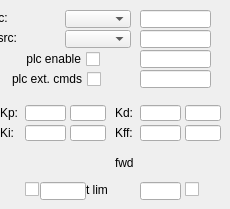
   <widget class="QWidget" name="tab_2">
    <attribute name="title">
     <string>ECMC Expert</string>
    </attribute>
    <widget class="caLineEdit" name="caLineEdit_43">
     <property name="geometry">
      <rect>
       <x>140</x>
       <y>50</y>
       <width>71</width>
       <height>18</height>
      </rect>
     </property>
     <property name="alignment">
      <set>Qt::AlignAbsolute|Qt::AlignLeading|Qt::AlignLeft|Qt::AlignVCenter</set>
     </property>
     <property name="channel" stdset="0">
      <string notr="true">$(DEV):$(Axis)-PLC-EnaCmd-RB</string>
     </property>
     <property name="foreground">
      <color>
       <red>0</red>
       <green>0</green>
       <blue>0</blue>
      </color>
     </property>
     <property name="background">
      <color>
       <red>216</red>
       <green>216</green>
       <blue>216</blue>
      </color>
     </property>
     <property name="colorMode">
      <enum>caLineEdit::Default</enum>
     </property>
     <property name="precisionMode">
      <enum>caLineEdit::Channel</enum>
     </property>
     <property name="limitsMode">
      <enum>caLineEdit::Channel</enum>
     </property>
     <property name="maxValue">
      <double>1.000000000000000</double>
     </property>
     <property name="minValue">
      <double>0.000000000000000</double>
     </property>
     <property name="fontScaleMode" stdset="0">
      <enum>caLineEdit::WidthAndHeight</enum>
     </property>
     <property name="unitsEnabled">
      <bool>true</bool>
     </property>
     <property name="formatType">
      <enum>caLineEdit::decimal</enum>
     </property>
    </widget>
    <widget class="caToggleButton" name="catogglebutton_3">
     <property name="geometry">
      <rect>
       <x>0</x>
       <y>50</y>
       <width>100</width>
       <height>18</height>
      </rect>
     </property>
     <property name="layoutDirection">
      <enum>Qt::RightToLeft</enum>
     </property>
     <property name="text">
      <string>plc enable</string>
     </property>
     <property name="channel" stdset="0">
      <string notr="true">$(DEV):$(Axis)-PLC-EnaCmd</string>
     </property>
     <property name="colorMode">
      <enum>caToggleButton::Default</enum>
     </property>
    </widget>
    <widget class="caLineEdit" name="caLineEdit_44">
     <property name="geometry">
      <rect>
       <x>140</x>
       <y>70</y>
       <width>71</width>
       <height>18</height>
      </rect>
     </property>
     <property name="alignment">
      <set>Qt::AlignAbsolute|Qt::AlignLeading|Qt::AlignLeft|Qt::AlignVCenter</set>
     </property>
     <property name="channel" stdset="0">
      <string notr="true">$(DEV):$(Axis)-CmdFrmPLCCmd-RB</string>
     </property>
     <property name="foreground">
      <color>
       <red>0</red>
       <green>0</green>
       <blue>0</blue>
      </color>
     </property>
     <property name="background">
      <color>
       <red>216</red>
       <green>216</green>
       <blue>216</blue>
      </color>
     </property>
     <property name="colorMode">
      <enum>caLineEdit::Default</enum>
     </property>
     <property name="precisionMode">
      <enum>caLineEdit::Channel</enum>
     </property>
     <property name="limitsMode">
      <enum>caLineEdit::Channel</enum>
     </property>
     <property name="maxValue">
      <double>1.000000000000000</double>
     </property>
     <property name="minValue">
      <double>0.000000000000000</double>
     </property>
     <property name="fontScaleMode" stdset="0">
      <enum>caLineEdit::WidthAndHeight</enum>
     </property>
     <property name="unitsEnabled">
      <bool>true</bool>
     </property>
     <property name="formatType">
      <enum>caLineEdit::decimal</enum>
     </property>
    </widget>
    <widget class="caToggleButton" name="catogglebutton_8">
     <property name="geometry">
      <rect>
       <x>-10</x>
       <y>70</y>
       <width>111</width>
       <height>18</height>
      </rect>
     </property>
     <property name="layoutDirection">
      <enum>Qt::RightToLeft</enum>
     </property>
     <property name="text">
      <string>plc ext. cmds</string>
     </property>
     <property name="channel" stdset="0">
      <string notr="true">$(DEV):$(Axis)-CmdFrmPLCCmd</string>
     </property>
    </widget>
    <widget class="caTextEntry" name="catextentry_14">
     <property name="geometry">
      <rect>
       <x>25</x>
       <y>105</y>
       <width>41</width>
       <height>16</height>
      </rect>
     </property>
     <property name="maximumSize">
      <size>
       <width>16777215</width>
       <height>18</height>
      </size>
     </property>
     <property name="readOnly">
      <bool>false</bool>
     </property>
     <property name="channel" stdset="0">
      <string notr="true">$(DEV):$(Axis)-Ctrl-Kp</string>
     </property>
     <property name="keepFocus">
      <bool>true</bool>
     </property>
    </widget>
    <widget class="caLineEdit" name="calineedit_38">
     <property name="geometry">
      <rect>
       <x>70</x>
       <y>105</y>
       <width>36</width>
       <height>16</height>
      </rect>
     </property>
     <property name="maximumSize">
      <size>
       <width>16777215</width>
       <height>18</height>
      </size>
     </property>
     <property name="channel" stdset="0">
      <string notr="true">$(DEV):$(Axis)-Ctrl-Kp</string>
     </property>
     <property name="background">
      <color alpha="222">
       <red>192</red>
       <green>192</green>
       <blue>192</blue>
      </color>
     </property>
     <property name="colorMode">
      <enum>caLineEdit::Static</enum>
     </property>
     <property name="precisionMode">
      <enum>caLineEdit::Channel</enum>
     </property>
     <property name="limitsMode">
      <enum>caLineEdit::User</enum>
     </property>
     <property name="unitsEnabled">
      <bool>true</bool>
     </property>
    </widget>
    <widget class="caLabel" name="calabel_44">
     <property name="geometry">
      <rect>
       <x>0</x>
       <y>105</y>
       <width>21</width>
       <height>16</height>
      </rect>
     </property>
     <property name="maximumSize">
      <size>
       <width>16777215</width>
       <height>16</height>
      </size>
     </property>
     <property name="text">
      <string>Kp:</string>
     </property>
    </widget>
    <widget class="caTextEntry" name="catextentry_15">
     <property name="geometry">
      <rect>
       <x>25</x>
       <y>125</y>
       <width>41</width>
       <height>16</height>
      </rect>
     </property>
     <property name="maximumSize">
      <size>
       <width>16777215</width>
       <height>18</height>
      </size>
     </property>
     <property name="readOnly">
      <bool>false</bool>
     </property>
     <property name="channel" stdset="0">
      <string notr="true">$(DEV):$(Axis)-Ctrl-Ki</string>
     </property>
     <property name="keepFocus">
      <bool>true</bool>
     </property>
    </widget>
    <widget class="caLineEdit" name="calineedit_39">
     <property name="geometry">
      <rect>
       <x>70</x>
       <y>125</y>
       <width>36</width>
       <height>16</height>
      </rect>
     </property>
     <property name="maximumSize">
      <size>
       <width>16777215</width>
       <height>18</height>
      </size>
     </property>
     <property name="channel" stdset="0">
      <string notr="true">$(DEV):$(Axis)-Ctrl-Ki</string>
     </property>
     <property name="background">
      <color alpha="222">
       <red>192</red>
       <green>192</green>
       <blue>192</blue>
      </color>
     </property>
     <property name="colorMode">
      <enum>caLineEdit::Static</enum>
     </property>
     <property name="precisionMode">
      <enum>caLineEdit::Channel</enum>
     </property>
     <property name="limitsMode">
      <enum>caLineEdit::User</enum>
     </property>
     <property name="unitsEnabled">
      <bool>true</bool>
     </property>
    </widget>
    <widget class="caLabel" name="calabel_59">
     <property name="geometry">
      <rect>
       <x>0</x>
       <y>125</y>
       <width>21</width>
       <height>16</height>
      </rect>
     </property>
     <property name="maximumSize">
      <size>
       <width>16777215</width>
       <height>16</height>
      </size>
     </property>
     <property name="text">
      <string>Ki:</string>
     </property>
    </widget>
    <widget class="caTextEntry" name="catextentry_17">
     <property name="geometry">
      <rect>
       <x>140</x>
       <y>105</y>
       <width>41</width>
       <height>16</height>
      </rect>
     </property>
     <property name="maximumSize">
      <size>
       <width>16777215</width>
       <height>18</height>
      </size>
     </property>
     <property name="readOnly">
      <bool>false</bool>
     </property>
     <property name="channel" stdset="0">
      <string notr="true">$(DEV):$(Axis)-Ctrl-Kd</string>
     </property>
     <property name="keepFocus">
      <bool>true</bool>
     </property>
    </widget>
    <widget class="caLineEdit" name="calineedit_40">
     <property name="geometry">
      <rect>
       <x>185</x>
       <y>105</y>
       <width>36</width>
       <height>16</height>
      </rect>
     </property>
     <property name="maximumSize">
      <size>
       <width>16777215</width>
       <height>18</height>
      </size>
     </property>
     <property name="channel" stdset="0">
      <string notr="true">$(DEV):$(Axis)-Ctrl-Kd</string>
     </property>
     <property name="background">
      <color alpha="222">
       <red>192</red>
       <green>192</green>
       <blue>192</blue>
      </color>
     </property>
     <property name="colorMode">
      <enum>caLineEdit::Static</enum>
     </property>
     <property name="precisionMode">
      <enum>caLineEdit::Channel</enum>
     </property>
     <property name="limitsMode">
      <enum>caLineEdit::User</enum>
     </property>
     <property name="unitsEnabled">
      <bool>true</bool>
     </property>
    </widget>
    <widget class="caLabel" name="calabel_60">
     <property name="geometry">
      <rect>
       <x>115</x>
       <y>105</y>
       <width>21</width>
       <height>16</height>
      </rect>
     </property>
     <property name="maximumSize">
      <size>
       <width>16777215</width>
       <height>16</height>
      </size>
     </property>
     <property name="text">
      <string>Kd:</string>
     </property>
    </widget>
    <widget class="caLabel" name="calabel_62">
     <property name="geometry">
      <rect>
       <x>115</x>
       <y>125</y>
       <width>21</width>
       <height>16</height>
      </rect>
     </property>
     <property name="maximumSize">
      <size>
       <width>16777215</width>
       <height>16</height>
      </size>
     </property>
     <property name="text">
      <string>Kff:</string>
     </property>
    </widget>
    <widget class="caTextEntry" name="catextentry_28">
     <property name="geometry">
      <rect>
       <x>140</x>
       <y>125</y>
       <width>41</width>
       <height>16</height>
      </rect>
     </property>
     <property name="maximumSize">
      <size>
       <width>16777215</width>
       <height>18</height>
      </size>
     </property>
     <property name="readOnly">
      <bool>false</bool>
     </property>
     <property name="channel" stdset="0">
      <string notr="true">$(DEV):$(Axis)-Ctrl-Kff</string>
     </property>
     <property name="keepFocus">
      <bool>true</bool>
     </property>
    </widget>
    <widget class="caLineEdit" name="calineedit_43">
     <property name="geometry">
      <rect>
       <x>185</x>
       <y>125</y>
       <width>36</width>
       <height>16</height>
      </rect>
     </property>
     <property name="maximumSize">
      <size>
       <width>16777215</width>
       <height>18</height>
      </size>
     </property>
     <property name="channel" stdset="0">
      <string notr="true">$(DEV):$(Axis)-Ctrl-Kff</string>
     </property>
     <property name="background">
      <color alpha="222">
       <red>192</red>
       <green>192</green>
       <blue>192</blue>
      </color>
     </property>
     <property name="colorMode">
      <enum>caLineEdit::Static</enum>
     </property>
     <property name="precisionMode">
      <enum>caLineEdit::Channel</enum>
     </property>
     <property name="limitsMode">
      <enum>caLineEdit::User</enum>
     </property>
     <property name="unitsEnabled">
      <bool>true</bool>
     </property>
    </widget>
    <widget class="caLabel" name="calabel_87">
     <property name="geometry">
      <rect>
       <x>70</x>
       <y>182</y>
       <width>61</width>
       <height>16</height>
      </rect>
     </property>
     <property name="maximumSize">
      <size>
       <width>16777215</width>
       <height>16</height>
      </size>
     </property>
     <property name="text">
      <string>soft lim</string>
     </property>
    </widget>
    <widget class="caLed" name="caled_42">
     <property name="geometry">
      <rect>
       <x>200</x>
       <y>180</y>
       <width>14</width>
       <height>18</height>
      </rect>
     </property>
     <property name="rectangular">
      <bool>true</bool>
     </property>
     <property name="gradientEnabled">
      <bool>false</bool>
     </property>
     <property name="ledWidth">
      <number>12</number>
     </property>
     <property name="ledHeight">
      <number>12</number>
     </property>
     <property name="channel" stdset="0">
      <string notr="true">$(DEV):$(Axis)-SftLimFwdEna-RB</string>
     </property>
     <property name="falseColor">
      <color>
       <red>160</red>
       <green>160</green>
       <blue>160</blue>
      </color>
     </property>
     <property name="trueColor">
      <color>
       <red>0</red>
       <green>85</green>
       <blue>0</blue>
      </color>
     </property>
    </widget>
    <widget class="caTextEntry" name="catextentry_29">
     <property name="geometry">
      <rect>
       <x>40</x>
       <y>182</y>
       <width>46</width>
       <height>18</height>
      </rect>
     </property>
     <property name="maximumSize">
      <size>
       <width>16777215</width>
       <height>18</height>
      </size>
     </property>
     <property name="readOnly">
      <bool>false</bool>
     </property>
     <property name="channel" stdset="0">
      <string notr="true">$(DEV):$(Axis)-CfgDLLM</string>
     </property>
     <property name="keepFocus">
      <bool>true</bool>
     </property>
    </widget>
    <widget class="caToggleButton" name="catogglebutton_10">
     <property name="geometry">
      <rect>
       <x>185</x>
       <y>179</y>
       <width>16</width>
       <height>20</height>
      </rect>
     </property>
     <property name="minimumSize">
      <size>
       <width>0</width>
       <height>20</height>
      </size>
     </property>
     <property name="maximumSize">
      <size>
       <width>16777215</width>
       <height>20</height>
      </size>
     </property>
     <property name="iconSize">
      <size>
       <width>22</width>
       <height>22</height>
      </size>
     </property>
     <property name="checkable">
      <bool>true</bool>
     </property>
     <property name="channel" stdset="0">
      <string notr="true">$(DEV):$(Axis)-SftLimFwdEna</string>
     </property>
    </widget>
    <widget class="caLed" name="caled_43">
     <property name="geometry">
      <rect>
       <x>10</x>
       <y>180</y>
       <width>14</width>
       <height>18</height>
      </rect>
     </property>
     <property name="rectangular">
      <bool>true</bool>
     </property>
     <property name="gradientEnabled">
      <bool>false</bool>
     </property>
     <property name="ledWidth">
      <number>12</number>
     </property>
     <property name="ledHeight">
      <number>12</number>
     </property>
     <property name="channel" stdset="0">
      <string notr="true">$(DEV):$(Axis)-SftLimBwdEna-RB</string>
     </property>
     <property name="falseColor">
      <color>
       <red>160</red>
       <green>160</green>
       <blue>160</blue>
      </color>
     </property>
     <property name="trueColor">
      <color>
       <red>0</red>
       <green>85</green>
       <blue>0</blue>
      </color>
     </property>
    </widget>
    <widget class="caTextEntry" name="catextentry_30">
     <property name="geometry">
      <rect>
       <x>140</x>
       <y>182</y>
       <width>41</width>
       <height>18</height>
      </rect>
     </property>
     <property name="maximumSize">
      <size>
       <width>16777215</width>
       <height>18</height>
      </size>
     </property>
     <property name="readOnly">
      <bool>false</bool>
     </property>
     <property name="channel" stdset="0">
      <string notr="true">$(DEV):$(Axis)-CfgDHLM</string>
     </property>
     <property name="keepFocus">
      <bool>true</bool>
     </property>
    </widget>
    <widget class="caToggleButton" name="catogglebutton_11">
     <property name="geometry">
      <rect>
       <x>25</x>
       <y>179</y>
       <width>16</width>
       <height>20</height>
      </rect>
     </property>
     <property name="minimumSize">
      <size>
       <width>0</width>
       <height>20</height>
      </size>
     </property>
     <property name="maximumSize">
      <size>
       <width>16777215</width>
       <height>20</height>
      </size>
     </property>
     <property name="iconSize">
      <size>
       <width>22</width>
       <height>22</height>
      </size>
     </property>
     <property name="checkable">
      <bool>true</bool>
     </property>
     <property name="channel" stdset="0">
      <string notr="true">$(DEV):$(Axis)-SftLimBwdEna</string>
     </property>
    </widget>
    <widget class="caLabel" name="calabel_88">
     <property name="geometry">
      <rect>
       <x>115</x>
       <y>155</y>
       <width>80</width>
       <height>16</height>
      </rect>
     </property>
     <property name="maximumSize">
      <size>
       <width>16777215</width>
       <height>16</height>
      </size>
     </property>
     <property name="text">
      <string>fwd</string>
     </property>
    </widget>
    <widget class="caGraphics" name="cagraphics_5">
     <property name="geometry">
      <rect>
       <x>120</x>
       <y>160</y>
       <width>101</width>
       <height>21</height>
      </rect>
     </property>
     <property name="form">
      <enum>caGraphics::Arrow</enum>
     </property>
     <property name="tiltAngle">
      <number>180</number>
     </property>
    </widget>
    <widget class="caGraphics" name="cagraphics_6">
     <property name="geometry">
      <rect>
       <x>10</x>
       <y>160</y>
       <width>116</width>
       <height>21</height>
      </rect>
     </property>
     <property name="form">
      <enum>caGraphics::Arrow</enum>
     </property>
    </widget>
    <widget class="caLabel" name="calabel_89">
     <property name="geometry">
      <rect>
       <x>-30</x>
       <y>155</y>
       <width>80</width>
       <height>16</height>
      </rect>
     </property>
     <property name="maximumSize">
      <size>
       <width>16777215</width>
       <height>16</height>
      </size>
     </property>
     <property name="text">
      <string>bwd</string>
     </property>
    </widget>
    <widget class="caLineEdit" name="calineedit_14">
     <property name="geometry">
      <rect>
       <x>140</x>
       <y>10</y>
       <width>71</width>
       <height>18</height>
      </rect>
     </property>
     <property name="minimumSize">
      <size>
       <width>0</width>
       <height>18</height>
      </size>
     </property>
     <property name="channel" stdset="0">
      <string notr="true">$(DEV):$(Axis)-TrjSrcTyp-RB</string>
     </property>
     <property name="precisionMode">
      <enum>caLineEdit::Channel</enum>
     </property>
     <property name="limitsMode">
      <enum>caLineEdit::User</enum>
     </property>
     <property name="unitsEnabled">
      <bool>true</bool>
     </property>
    </widget>
    <widget class="caMenu" name="camenu">
     <property name="geometry">
      <rect>
       <x>65</x>
       <y>10</y>
       <width>66</width>
       <height>18</height>
      </rect>
     </property>
     <property name="minimumSize">
      <size>
       <width>0</width>
       <height>18</height>
      </size>
     </property>
     <property name="layoutDirection">
      <enum>Qt::LeftToRight</enum>
     </property>
     <property name="channel" stdset="0">
      <string notr="true">$(DEV):$(Axis)-TrjSrcTyp-Cmd</string>
     </property>
    </widget>
    <widget class="caLabel" name="calabel_90">
     <property name="geometry">
      <rect>
       <x>-25</x>
       <y>10</y>
       <width>80</width>
       <height>16</height>
      </rect>
     </property>
     <property name="maximumSize">
      <size>
       <width>16777215</width>
       <height>16</height>
      </size>
     </property>
     <property name="text">
      <string>trj src:</string>
     </property>
    </widget>
    <widget class="caMenu" name="camenu_6">
     <property name="geometry">
      <rect>
       <x>65</x>
       <y>30</y>
       <width>66</width>
       <height>18</height>
      </rect>
     </property>
     <property name="minimumSize">
      <size>
       <width>0</width>
       <height>18</height>
      </size>
     </property>
     <property name="layoutDirection">
      <enum>Qt::LeftToRight</enum>
     </property>
     <property name="channel" stdset="0">
      <string notr="true">$(DEV):$(Axis)-EncSrcTyp-Cmd</string>
     </property>
    </widget>
    <widget class="caLineEdit" name="calineedit_17">
     <property name="geometry">
      <rect>
       <x>140</x>
       <y>30</y>
       <width>71</width>
       <height>18</height>
      </rect>
     </property>
     <property name="minimumSize">
      <size>
       <width>0</width>
       <height>18</height>
      </size>
     </property>
     <property name="channel" stdset="0">
      <string notr="true">$(DEV):$(Axis)-EncSrcTyp-RB</string>
     </property>
     <property name="precisionMode">
      <enum>caLineEdit::Channel</enum>
     </property>
     <property name="limitsMode">
      <enum>caLineEdit::User</enum>
     </property>
     <property name="unitsEnabled">
      <bool>true</bool>
     </property>
    </widget>
    <widget class="caLabel" name="calabel_91">
     <property name="geometry">
      <rect>
       <x>-25</x>
       <y>30</y>
       <width>80</width>
       <height>16</height>
      </rect>
     </property>
     <property name="maximumSize">
      <size>
       <width>16777215</width>
       <height>16</height>
      </size>
     </property>
     <property name="text">
      <string>enc src:</string>
     </property>
    </widget>
    <zorder>cagraphics_5</zorder>
    <zorder>caLineEdit_43</zorder>
    <zorder>catogglebutton_3</zorder>
    <zorder>caLineEdit_44</zorder>
    <zorder>catogglebutton_8</zorder>
    <zorder>catextentry_14</zorder>
    <zorder>calineedit_38</zorder>
    <zorder>calabel_44</zorder>
    <zorder>catextentry_15</zorder>
    <zorder>calineedit_39</zorder>
    <zorder>calabel_59</zorder>
    <zorder>catextentry_17</zorder>
    <zorder>calineedit_40</zorder>
    <zorder>calabel_60</zorder>
    <zorder>calabel_62</zorder>
    <zorder>catextentry_28</zorder>
    <zorder>calineedit_43</zorder>
    <zorder>calabel_87</zorder>
    <zorder>caled_42</zorder>
    <zorder>catextentry_29</zorder>
    <zorder>catogglebutton_10</zorder>
    <zorder>caled_43</zorder>
    <zorder>catextentry_30</zorder>
    <zorder>catogglebutton_11</zorder>
    <zorder>calabel_88</zorder>
    <zorder>cagraphics_6</zorder>
    <zorder>calabel_89</zorder>
    <zorder>calineedit_14</zorder>
    <zorder>camenu</zorder>
    <zorder>calabel_90</zorder>
    <zorder>camenu_6</zorder>
    <zorder>calineedit_17</zorder>
    <zorder>calabel_91</zorder>
   </widget>
